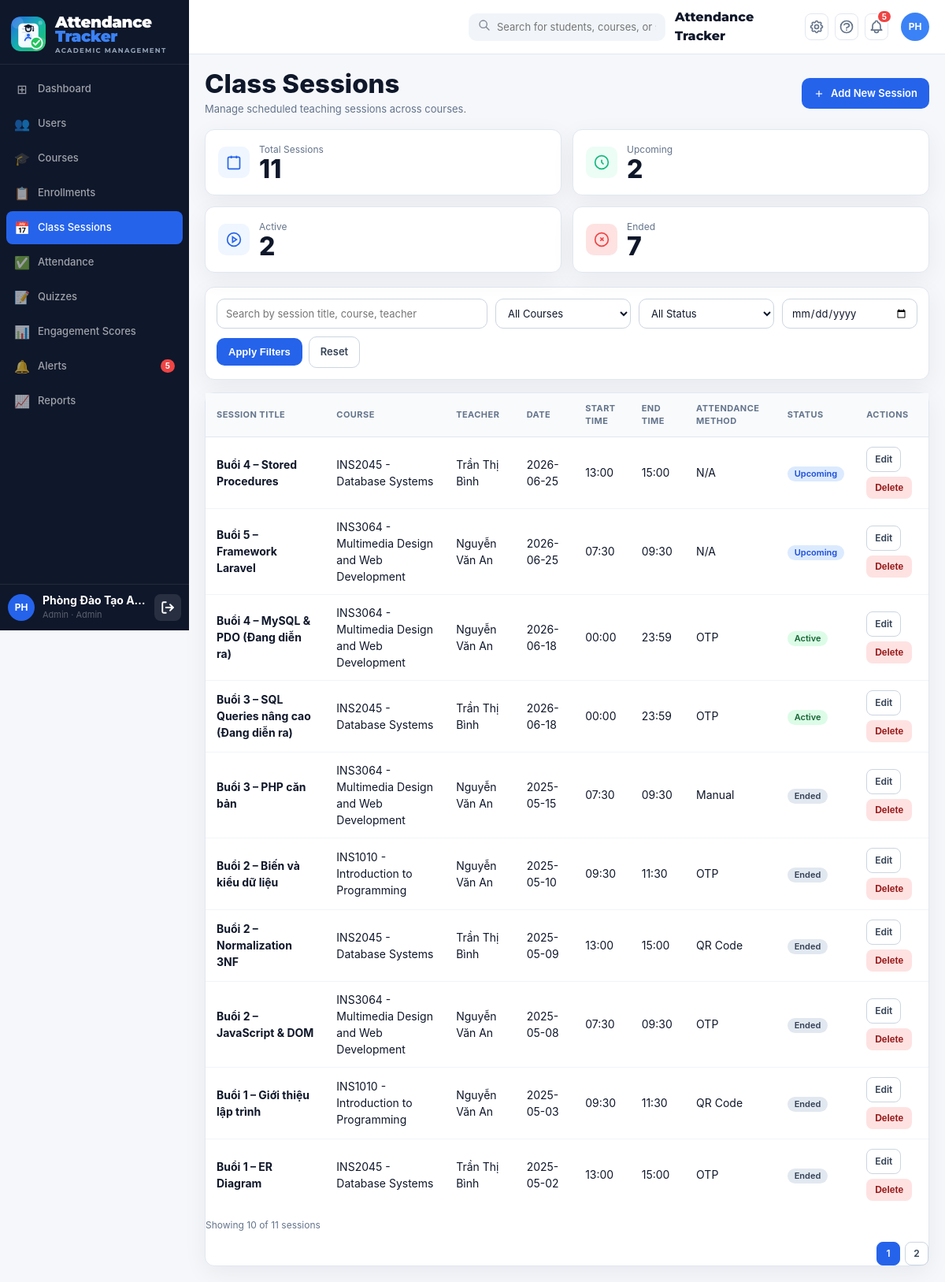
/public/index.php?page=admin_sessions (signed in), run on the app's committed database.
### tables this page shows
CREATE TABLE IF NOT EXISTS `class_sessions` (
    `id`           INT UNSIGNED NOT NULL AUTO_INCREMENT,
    `course_id`    INT UNSIGNED NOT NULL,
    `teacher_id`   INT UNSIGNED NOT NULL,
    `session_date` DATE         NOT NULL,
    `start_time`   TIME         NOT NULL,
    `end_time`     TIME         NOT NULL,
    `title`        VARCHAR(200) DEFAULT NULL,
    `description`  TEXT         DEFAULT NULL,
    `location`     VARCHAR(100) DEFAULT NULL,
    `status`       ENUM('upcoming','active','ended') NOT NULL DEFAULT 'upcoming',
    `notes`        TEXT         DEFAULT NULL,
    `created_at`   DATETIME     NOT NULL DEFAULT CURRENT_TIMESTAMP,
    `updated_at`   DATETIME     NOT NULL DEFAULT CURRENT_TIMESTAMP ON UPDATE CURRENT_TIMESTAMP,
    PRIMARY KEY (`id`),
    INDEX `idx_cs_course`  (`course_id`),
    INDEX `idx_cs_date`    (`session_date`),
    INDEX `idx_cs_status`  (`status`),
    CONSTRAINT `fk_cs_course`   FOREIGN KEY (`course_id`)  REFERENCES `courses`(`id`) ON DELETE CASCADE,
    CONSTRAINT `fk_cs_teacher`  FOREIGN KEY (`teacher_id`) REFERENCES `users`(`id`)
);

CREATE TABLE IF NOT EXISTS `courses` (
    `id`                       INT UNSIGNED  NOT NULL AUTO_INCREMENT,
    `course_code`              VARCHAR(20)   NOT NULL,
    `course_name`              VARCHAR(150)  NOT NULL,
    `credits`                  TINYINT       NOT NULL DEFAULT 3,
    `semester`                 VARCHAR(20)   NOT NULL   COMMENT 'VD: 2025-2',
    `room`                     VARCHAR(50)   DEFAULT NULL,
    `schedule_info`            VARCHAR(200)  DEFAULT NULL COMMENT 'VD: Thứ 5, 07:30-09:30',
    `absence_threshold`        INT           NOT NULL DEFAULT 3
                               COMMENT 'Số buổi vắng tối đa – vượt ngưỡng thì tạo alert low_attendance',
    `low_engagement_threshold` DECIMAL(5,2)  NOT NULL DEFAULT 40.00
                               COMMENT 'Ngưỡng engagement_index (0-100) – thấp hơn thì tạo alert low_engagement',
    `attend_score`             DECIMAL(4,2)  NOT NULL DEFAULT 2.00
                               COMMENT 'Điểm mặc định/fallback mỗi lần điểm danh đúng giờ',
    `quiz_correct_score`       DECIMAL(4,2)  NOT NULL DEFAULT 2.00
                               COMMENT 'Điểm mặc định/fallback mỗi câu quiz đúng',
    `discussion_score`         DECIMAL(4,2)  NOT NULL DEFAULT 1.00
                               COMMENT 'Điểm mặc định/fallback mỗi lần tham gia thảo luận',
    `is_active`                TINYINT(1)    NOT NULL DEFAULT 1,
    `created_at`               DATETIME      NOT NULL DEFAULT CURRENT_TIMESTAMP,
    `updated_at`               DATETIME      NOT NULL DEFAULT CURRENT_TIMESTAMP ON UPDATE CURRENT_TIMESTAMP,
    PRIMARY KEY (`id`),
    UNIQUE KEY `uq_course_semester` (`course_code`, `semester`),
    INDEX `idx_semester`  (`semester`),
    INDEX `idx_is_active` (`is_active`)
);

CREATE TABLE IF NOT EXISTS `users` (
    `id`            INT UNSIGNED NOT NULL AUTO_INCREMENT,
    `full_name`     VARCHAR(100) NOT NULL,
    `email`         VARCHAR(100) NOT NULL,
    `password_hash` VARCHAR(255) NOT NULL,
    `role`          ENUM('admin','teacher','student') NOT NULL DEFAULT 'student',
    `student_code`  VARCHAR(20)  DEFAULT NULL COMMENT 'Mã sinh viên – NULL nếu không phải student',
    `phone`         VARCHAR(20)  DEFAULT NULL,
    `avatar`        VARCHAR(255) DEFAULT NULL,
    `is_active`     TINYINT(1)   NOT NULL DEFAULT 1,
    `created_at`    DATETIME     NOT NULL DEFAULT CURRENT_TIMESTAMP,
    `updated_at`    DATETIME     NOT NULL DEFAULT CURRENT_TIMESTAMP ON UPDATE CURRENT_TIMESTAMP,
    PRIMARY KEY (`id`),
    UNIQUE KEY `uq_email` (`email`),
    UNIQUE KEY `uq_student_code` (`student_code`),
    INDEX `idx_role`      (`role`),
    INDEX `idx_is_active` (`is_active`)
);

### controllers/session_controller.php (called while the page is built, shortened)
<?php
require_once __DIR__ . '/../models/class_session_model.php';
class SessionController
{
    private ClassSessionModel $model;
    public function __construct()
    {
        $this->model = new ClassSessionModel();
    }
    public function index(): void
    {
        $filters = [
            'search' => trim($_GET['search'] ?? ''),
            'course_id' => (int)($_GET['course_id'] ?? 0),
            'status' => $_GET['status'] ?? '',
            'date' => $_GET['date'] ?? '',
            'page' => max(1, (int)($_GET['p'] ?? 1)),
        ];
        $sessions = $this->model->getSessions($filters);
        $totalCount = $this->model->countSessions($filters);
        $stats = $this->model->getStats();
        $perPage = $this->model->getPerPage();
        $totalPages = max(1, (int)ceil($totalCount / $perPage));
        $currentPageNum = max(1, min($filters['page'], $totalPages));
        require APP_ROOT . '/views/admin/sessions/index.php';
    }
}

### config/database.php (called while the page is built, shortened)
<?php
class Database
{
    private static ?Database $instance = null;
    private PDO $pdo;
    private function __construct()
    {
        $dsn = sprintf(
            'mysql:host=%s;port=%s;dbname=%s;charset=%s',
            DB_HOST, DB_PORT, DB_NAME, DB_CHARSET
        );
        $options = [
            PDO::ATTR_ERRMODE            => PDO::ERRMODE_EXCEPTION,
            PDO::ATTR_DEFAULT_FETCH_MODE => PDO::FETCH_ASSOC,
            PDO::ATTR_EMULATE_PREPARES   => false,
        ];
        try {
            $this->pdo = new PDO($dsn, DB_USER, DB_PASS, $options);
        } catch (PDOException $e) {
            if (APP_ENV === 'development') {
                die('<h3 style="color:red">Database Error: ' . $e->getMessage() . '</h3>');
            } else {
                die('<h3>Lỗi hệ thống. Vui lòng thử lại sau.</h3>');
            }
        }
    }
    public static function getInstance(): Database
    {
        if (self::$instance === null) {
            self::$instance = new self();
        }
        return self::$instance;
    }
    public function getConnection(): PDO
    {
        return $this->pdo;
    }
}

### models/class_session_model.php (called while the page is built, shortened)
<?php
require_once __DIR__ . '/../config/database.php';
class ClassSessionModel
{
    private PDO $db;
    private int $perPage = 10;
    public function __construct()
    {
        $this->db = Database::getInstance()->getConnection();
    }
    public function getPerPage(): int
    {
        return $this->perPage;
    }
    public function getStats(): array
    {
        return [
            'total_sessions' => (int)$this->db->query("SELECT COUNT(*) FROM class_sessions")->fetchColumn(),
            'upcoming' => (int)$this->db->query("SELECT COUNT(*) FROM class_sessions WHERE status='upcoming'")->fetchColumn(),
            'active' => (int)$this->db->query("SELECT COUNT(*) FROM class_sessions WHERE status='active'")->fetchColumn(),
            'ended' => (int)$this->db->query("SELECT COUNT(*) FROM class_sessions WHERE status='ended'")->fetchColumn(),
        ];
    }
    public function getSessions(array $filters): array
    {
        [$whereSql, $params] = $this->buildWhere($filters);
        $page = max(1, (int)($filters['page'] ?? 1));
        $offset = ($page - 1) * $this->perPage;
        $sql = "
            SELECT
                cs.*,
                c.course_code,
                c.course_name,
                u.full_name AS teacher_name,
                (
                    SELECT am.method_type
                    FROM attendance_methods am
                    WHERE am.session_id = cs.id
                    ORDER BY am.id DESC
                    LIMIT 1
                ) AS attendance_method
            FROM class_sessions cs
            JOIN courses c ON c.id = cs.course_id
            JOIN users u ON u.id = cs.teacher_id
            $whereSql
            ORDER BY cs.session_date DESC, cs.start_time DESC
            LIMIT {$this->perPage} OFFSET {$offset}
        ";
        $stmt = $this->db->prepare($sql);
        $stmt->execute($params);
        return $stmt->fetchAll(PDO::FETCH_ASSOC);
    }
    public function countSessions(array $filters): int
    {
        [$whereSql, $params] = $this->buildWhere($filters);
        $stmt = $this->db->prepare(
            "SELECT COUNT(*)
             FROM class_sessions cs
             JOIN courses c ON c.id = cs.course_id
             JOIN users u ON u.id = cs.teacher_id
             $whereSql"
        );
        $stmt->execute($params);
        return (int)$stmt->fetchColumn();
    }
    private function buildWhere(array $filters): array
    {
        $conditions = ['1=1'];
        $params = [];
        return ['WHERE ' . implode(' AND ', $conditions), $params];
    }
}

### views/admin/sessions/index.php (the view, shortened to what this page needs)
<?php
require APP_ROOT . '/views/layouts/header.php';
$methodLabel = [
    'qr' => 'QR Code',
    'otp' => 'OTP',
    'manual' => 'Manual',
    null => 'N/A',
];
?>
<div class="admin-page-title">
  <div class="left">
    <h1>Class Sessions</h1>
    <p>Manage scheduled teaching sessions across courses.</p>
  </div>
  <a href="<?= APP_URL ?>/index.php?page=admin_session_create" class="btn btn-primary">
    <svg fill="none" viewBox="0 0 24 24" stroke="currentColor" stroke-width="2"><line x1="12" y1="5" x2="12" y2="19"/><line x1="5" y1="12" x2="19" y2="12"/></svg>
    Add New Session
  </a>
</div>
<div class="stat-cards">
  <div class="card stat-card">
    <div class="stat-icon" style="background:#eff6ff">
      <svg fill="none" viewBox="0 0 24 24" stroke="#2563eb" stroke-width="2"><rect x="3" y="4" width="18" height="18" rx="2"/><line x1="16" y1="2" x2="16" y2="6"/><line x1="8" y1="2" x2="8" y2="6"/></svg>
    </div>
    <div><div class="stat-label">Total Sessions</div><div class="stat-value"><?= $stats['total_sessions'] ?></div></div>
  </div>
  <div class="card stat-card">
    <div class="stat-icon" style="background:#ecfdf5">
      <svg fill="none" viewBox="0 0 24 24" stroke="#10b981" stroke-width="2"><path d="M12 8v4l3 3"/><circle cx="12" cy="12" r="10"/></svg>
    </div>
    <div><div class="stat-label">Upcoming</div><div class="stat-value"><?= $stats['upcoming'] ?></div></div>
  </div>
  <div class="card stat-card">
    <div class="stat-icon" style="background:#eff6ff">
      <svg fill="none" viewBox="0 0 24 24" stroke="#2563eb" stroke-width="2"><circle cx="12" cy="12" r="10"/><polygon points="10 8 16 12 10 16 10 8"/></svg>
    </div>
    <div><div class="stat-label">Active</div><div class="stat-value"><?= $stats['active'] ?></div></div>
  </div>
  <div class="card stat-card">
    <div class="stat-icon" style="background:#fee2e2">
      <svg fill="none" viewBox="0 0 24 24" stroke="#ef4444" stroke-width="2"><path d="M10 9l5 5M15 9l-5 5"/><circle cx="12" cy="12" r="10"/></svg>
    </div>
    <div><div class="stat-label">Ended</div><div class="stat-value"><?= $stats['ended'] ?></div></div>
  </div>
</div>
<div class="card admin-toolbar">
  <form method="get" action="<?= APP_URL ?>/index.php">
    <div class="filter-grid">
      <input type="text" name="search" value="<?= htmlspecialchars($filters['search']) ?>" placeholder="Search by session title, course, teacher">
      <select name="course_id">
        <option value="">All Courses</option>
      </select>
      <select name="status">
        <option value="">All Status</option>
      </select>
      <input type="date" name="date" value="<?= htmlspecialchars($filters['date']) ?>">
    </div>
    <div class="filter-actions">
      <button class="btn btn-primary" type="submit">Apply Filters</button>
      <a class="btn btn-outline" href="<?= APP_URL ?>/index.php?page=admin_sessions">Reset</a>
    </div>
  </form>
</div>
<div class="card">
  <div class="table-wrap">
    <table>
      <thead>
        <tr>
          <th>Session Title</th>
          <th>Course</th>
          <th>Teacher</th>
          <th>Date</th>
          <th>Start Time</th>
          <th>End Time</th>
          <th>Attendance Method</th>
          <th>Status</th>
          <th>Actions</th>
        </tr>
      </thead>
      <tbody>
      <?php foreach ($sessions as $session): ?>
        <?php
          $statusBadge = $session['status'] === 'active'
            ? 'badge-success'
            : ($session['status'] === 'upcoming' ? 'badge-primary' : 'badge-gray');
        ?>
        <tr>
          <td><strong><?= htmlspecialchars($session['title'] ?: 'Untitled Session') ?></strong></td>
          <td><?= htmlspecialchars($session['course_code']) ?> - <?= htmlspecialchars($session['course_name']) ?></td>
          <td><?= htmlspecialchars($session['teacher_name']) ?></td>
          <td><?= htmlspecialchars($session['session_date']) ?></td>
          <td><?= htmlspecialchars(substr((string)$session['start_time'], 0, 5)) ?></td>
          <td><?= htmlspecialchars(substr((string)$session['end_time'], 0, 5)) ?></td>
          <td><?= htmlspecialchars($methodLabel[$session['attendance_method']] ?? ucfirst((string)$session['attendance_method'])) ?></td>
          <td><span class="badge <?= $statusBadge ?>"><?= ucfirst($session['status']) ?></span></td>
          <td>
            <div class="action-row">
              <a class="btn btn-outline btn-sm" href="<?= APP_URL ?>/index.php?page=admin_session_edit&id=<?= (int)$session['id'] ?>">Edit</a>
              <form method="post" action="<?= APP_URL ?>/index.php?page=admin_session_delete&id=<?= (int)$session['id'] ?>" onsubmit="return confirm('Delete this session?')">
                <button class="btn btn-sm" style="background:#fee2e2;color:#991b1b">Delete</button>
              </form>
            </div>
          </td>
        </tr>
      <?php endforeach; ?>
      </tbody>
    </table>
  </div>
  <div class="list-meta">Showing <?= count($sessions) ?> of <?= $totalCount ?> sessions</div>
  <?php if ($totalPages > 1): ?>
    <div class="pagination">
      <?php for ($i = 1; $i <= $totalPages; $i++): ?>
        <a class="page-btn <?= $i === $currentPageNum ? 'active' : '' ?>" href="<?= APP_URL ?>/index.php?page=admin_sessions&search=<?= urlencode($filters['search']) ?>&course_id=<?= (int)$filters['course_id'] ?>&status=<?= urlencode($filters['status']) ?>&date=<?= urlencode($filters['date']) ?>&p=<?= $i ?>">
          <?= $i ?>
        </a>
      <?php endfor; ?>
    </div>
  <?php endif; ?>
</div>
<?php require APP_ROOT . '/views/layouts/footer.php'; ?>

### data on the page
class_sessions: title "Buổi 4 – Stored Procedures", course.course_code "INS2045", course.course_name "Database Systems", teacher.full_name "Trần Thị Bình", session_date "2026-06-25", start_time "13:00", end_time "15:00", attendance_method "N/A", status "Upcoming"
class_sessions: title "Buổi 5 – Framework Laravel", course.course_code "INS3064", course.course_name "Multimedia Design and Web Development", teacher.full_name "Nguyễn Văn An", session_date "2026-06-25", start_time "07:30", end_time "09:30", attendance_method "N/A", status "Upcoming"
class_sessions: title "Buổi 4 – MySQL & PDO (Đang diễn ra)", course.course_code "INS3064", course.course_name "Multimedia Design and Web Development", teacher.full_name "Nguyễn Văn An", session_date "2026-06-18", start_time "00:00", end_time "23:59", attendance_method "OTP", status "Active"
class_sessions: title "Buổi 3 – SQL Queries nâng cao (Đang diễn ra)", course.course_code "INS2045", course.course_name "Database Systems", teacher.full_name "Trần Thị Bình", session_date "2026-06-18", start_time "00:00", end_time "23:59", attendance_method "OTP", status "Active"
class_sessions: title "Buổi 3 – PHP căn bản", course.course_code "INS3064", course.course_name "Multimedia Design and Web Development", teacher.full_name "Nguyễn Văn An", session_date "2025-05-15", start_time "07:30", end_time "09:30", attendance_method "Manual", status "Ended"
class_sessions: title "Buổi 2 – Biến và kiểu dữ liệu", course.course_code "INS1010", course.course_name "Introduction to Programming", teacher.full_name "Nguyễn Văn An", session_date "2025-05-10", start_time "09:30", end_time "11:30", attendance_method "OTP", status "Ended"
class_sessions: title "Buổi 2 – Normalization 3NF", course.course_code "INS2045", course.course_name "Database Systems", teacher.full_name "Trần Thị Bình", session_date "2025-05-09", start_time "13:00", end_time "15:00", attendance_method "QR Code", status "Ended"
class_sessions: title "Buổi 2 – JavaScript & DOM", course.course_code "INS3064", course.course_name "Multimedia Design and Web Development", teacher.full_name "Nguyễn Văn An", session_date "2025-05-08", start_time "07:30", end_time "09:30", attendance_method "OTP", status "Ended"
class_sessions: title "Buổi 1 – Giới thiệu lập trình", course.course_code "INS1010", course.course_name "Introduction to Programming", teacher.full_name "Nguyễn Văn An", session_date "2025-05-03", start_time "09:30", end_time "11:30", attendance_method "QR Code", status "Ended"
class_sessions: title "Buổi 1 – ER Diagram", course.course_code "INS2045", course.course_name "Database Systems", teacher.full_name "Trần Thị Bình", session_date "2025-05-02", start_time "13:00", end_time "15:00", attendance_method "OTP", status "Ended"

### other printed values
$item['icon'] "⊞"
$item['label'] "Dashboard"
$item['icon'] "👥"
$item['label'] "Users"
$item['icon'] "🎓"
$item['label'] "Courses"
$item['icon'] "📋"
$item['label'] "Enrollments"
$item['icon'] "📅"
$item['label'] "Class Sessions"
$item['icon'] "✅"
$item['label'] "Attendance"
$item['icon'] "📝"
$item['label'] "Quizzes"
$item['icon'] "📊"
